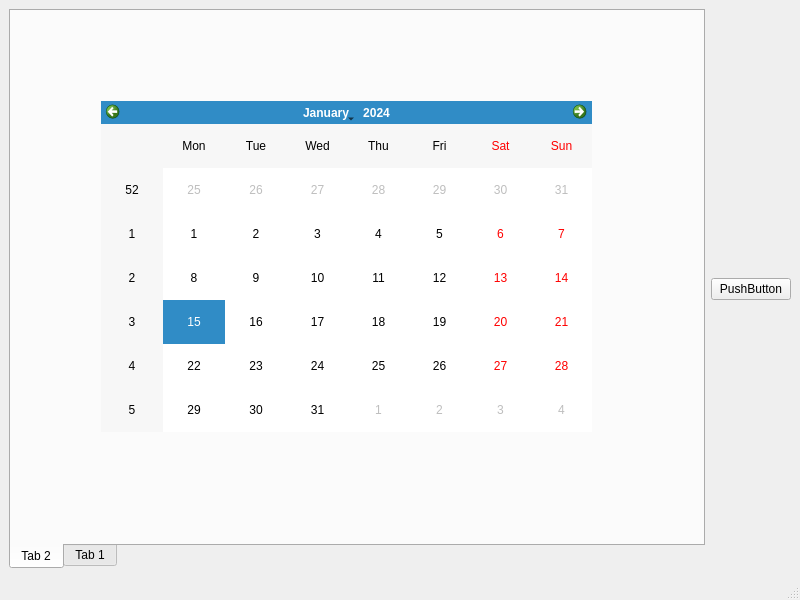
<?xml version="1.0" encoding="UTF-8"?>
<ui version="4.0">
 <class>MainWindow</class>
 <widget class="QMainWindow" name="MainWindow">
  <property name="geometry">
   <rect>
    <x>0</x>
    <y>0</y>
    <width>800</width>
    <height>600</height>
   </rect>
  </property>
  <property name="windowTitle">
   <string>MainWindow</string>
  </property>
  <widget class="QWidget" name="centralwidget">
   <layout class="QHBoxLayout" name="horizontalLayout">
    <item>
     <widget class="QTabWidget" name="tabWidget">
      <property name="tabPosition">
       <enum>QTabWidget::South</enum>
      </property>
      <property name="currentIndex">
       <number>0</number>
      </property>
      <widget class="QWidget" name="tab_2">
       <attribute name="title">
        <string>Tab 2</string>
       </attribute>
       <widget class="QCalendarWidget" name="calendarWidget">
        <property name="geometry">
         <rect>
          <x>90</x>
          <y>90</y>
          <width>491</width>
          <height>331</height>
         </rect>
        </property>
       </widget>
      </widget>
      <widget class="QWidget" name="tab">
       <attribute name="title">
        <string>Tab 1</string>
       </attribute>
       <widget class="QDateEdit" name="dateEdit">
        <property name="geometry">
         <rect>
          <x>80</x>
          <y>50</y>
          <width>481</width>
          <height>271</height>
         </rect>
        </property>
       </widget>
      </widget>
     </widget>
    </item>
    <item>
     <widget class="QPushButton" name="pushButton">
      <property name="text">
       <string>PushButton</string>
      </property>
     </widget>
    </item>
   </layout>
  </widget>
  <widget class="QMenuBar" name="menubar">
   <property name="geometry">
    <rect>
     <x>0</x>
     <y>0</y>
     <width>800</width>
     <height>22</height>
    </rect>
   </property>
  </widget>
  <widget class="QStatusBar" name="statusbar"/>
 </widget>
 <resources/>
 <connections/>
</ui>
